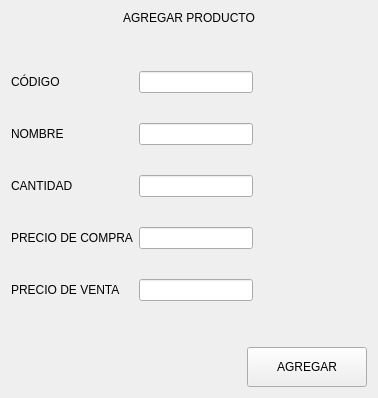
                  <widget class="QWidget" name="page_add">
                   <layout class="QVBoxLayout" name="verticalLayout_8">
                    <item>
                     <widget class="QLabel" name="label_8">
                      <property name="text">
                       <string>AGREGAR PRODUCTO</string>
                      </property>
                      <property name="alignment">
                       <set>Qt::AlignCenter</set>
                      </property>
                     </widget>
                    </item>
                    <item>
                     <spacer name="verticalSpacer">
                      <property name="orientation">
                       <enum>Qt::Vertical</enum>
                      </property>
                      <property name="sizeHint" stdset="0">
                       <size>
                        <width>20</width>
                        <height>40</height>
                       </size>
                      </property>
                     </spacer>
                    </item>
                    <item>
                     <layout class="QHBoxLayout" name="horizontalLayout_7">
                      <item>
                       <layout class="QVBoxLayout" name="verticalLayout_6">
                        <property name="spacing">
                         <number>30</number>
                        </property>
                        <item>
                         <widget class="QLabel" name="label_2">
                          <property name="text">
                           <string>CÓDIGO</string>
                          </property>
                         </widget>
                        </item>
                        <item>
                         <widget class="QLabel" name="label_4">
                          <property name="text">
                           <string>NOMBRE</string>
                          </property>
                         </widget>
                        </item>
                        <item>
                         <widget class="QLabel" name="label_3">
                          <property name="text">
                           <string>CANTIDAD</string>
                          </property>
                         </widget>
                        </item>
                        <item>
                         <widget class="QLabel" name="label_6">
                          <property name="text">
                           <string>PRECIO DE COMPRA</string>
                          </property>
                         </widget>
                        </item>
                        <item>
                         <widget class="QLabel" name="label_5">
                          <property name="text">
                           <string>PRECIO DE VENTA</string>
                          </property>
                         </widget>
                        </item>
                       </layout>
                      </item>
                      <item>
                       <layout class="QVBoxLayout" name="verticalLayout_5">
                        <property name="spacing">
                         <number>30</number>
                        </property>
                        <item>
                         <widget class="QLineEdit" name="lineEdit_cod_pgAdd"/>
                        </item>
                        <item>
                         <widget class="QLineEdit" name="lineEdit_name_pgAdd"/>
                        </item>
                        <item>
                         <widget class="QLineEdit" name="lineEdit_cnt_pgAdd"/>
                        </item>
                        <item>
                         <widget class="QLineEdit" name="lineEdit_preComp_pgAdd"/>
                        </item>
                        <item>
                         <widget class="QLineEdit" name="lineEdit_preVenta_pgAdd"/>
                        </item>
                       </layout>
                      </item>
                      <item>
                       <spacer name="horizontalSpacer_4">
                        <property name="orientation">
                         <enum>Qt::Horizontal</enum>
                        </property>
                        <property name="sizeHint" stdset="0">
                         <size>
                          <width>40</width>
                          <height>20</height>
                         </size>
                        </property>
                       </spacer>
                      </item>
                     </layout>
                    </item>
                    <item>
                     <spacer name="verticalSpacer_2">
                      <property name="orientation">
                       <enum>Qt::Vertical</enum>
                      </property>
                      <property name="sizeHint" stdset="0">
                       <size>
                        <width>20</width>
                        <height>40</height>
                       </size>
                      </property>
                     </spacer>
                    </item>
                    <item>
                     <layout class="QHBoxLayout" name="horizontalLayout_4">
                      <item>
                       <widget class="QLabel" name="label_pgAdd">
                        <property name="minimumSize">
                         <size>
                          <width>200</width>
                          <height>0</height>
                         </size>
                        </property>
                        <property name="text">
                         <string/>
                        </property>
                        <property name="alignment">
                         <set>Qt::AlignCenter</set>
                        </property>
                       </widget>
                      </item>
                      <item>
                       <spacer name="horizontalSpacer_3">
                        <property name="orientation">
                         <enum>Qt::Horizontal</enum>
                        </property>
                        <property name="sizeHint" stdset="0">
                         <size>
                          <width>30</width>
                          <height>20</height>
                         </size>
                        </property>
                       </spacer>
                      </item>
                      <item>
                       <widget class="QPushButton" name="bt_add_pgAdd">
                        <property name="minimumSize">
                         <size>
                          <width>120</width>
                          <height>40</height>
                         </size>
                        </property>
                        <property name="text">
                         <string>AGREGAR</string>
                        </property>
                       </widget>
                      </item>
                     </layout>
                    </item>
                   </layout>
                  </widget>
